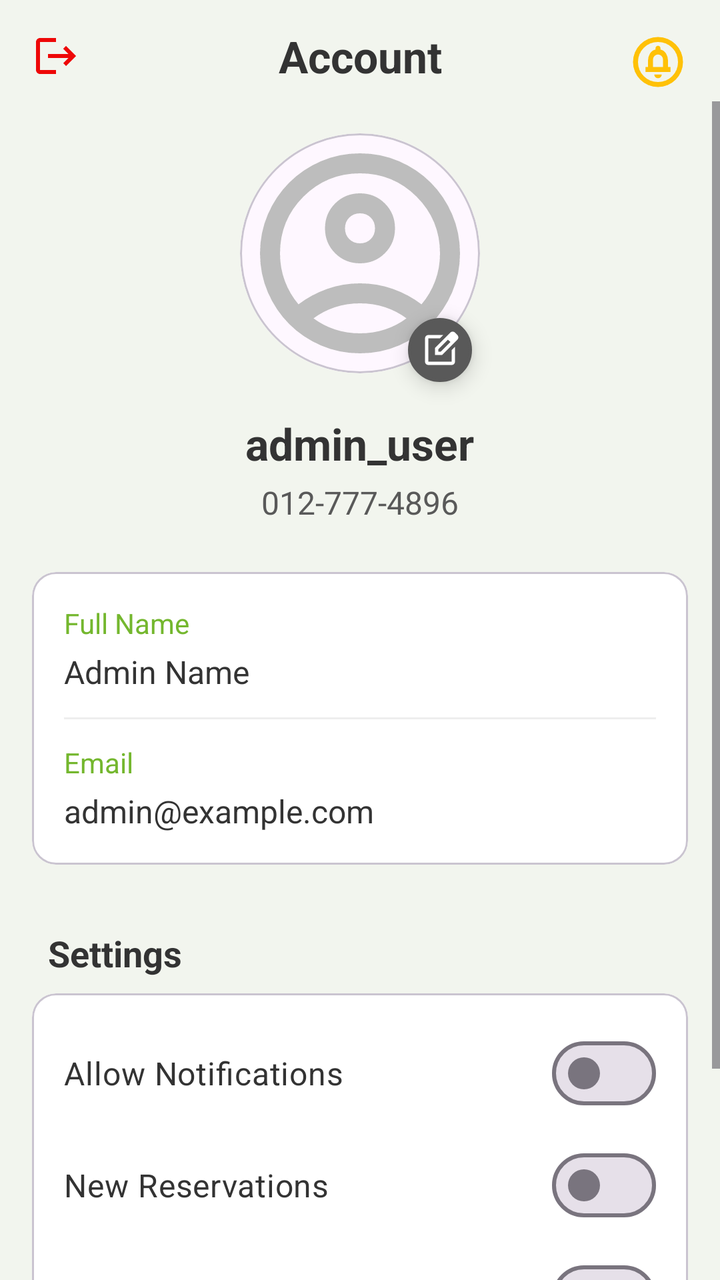
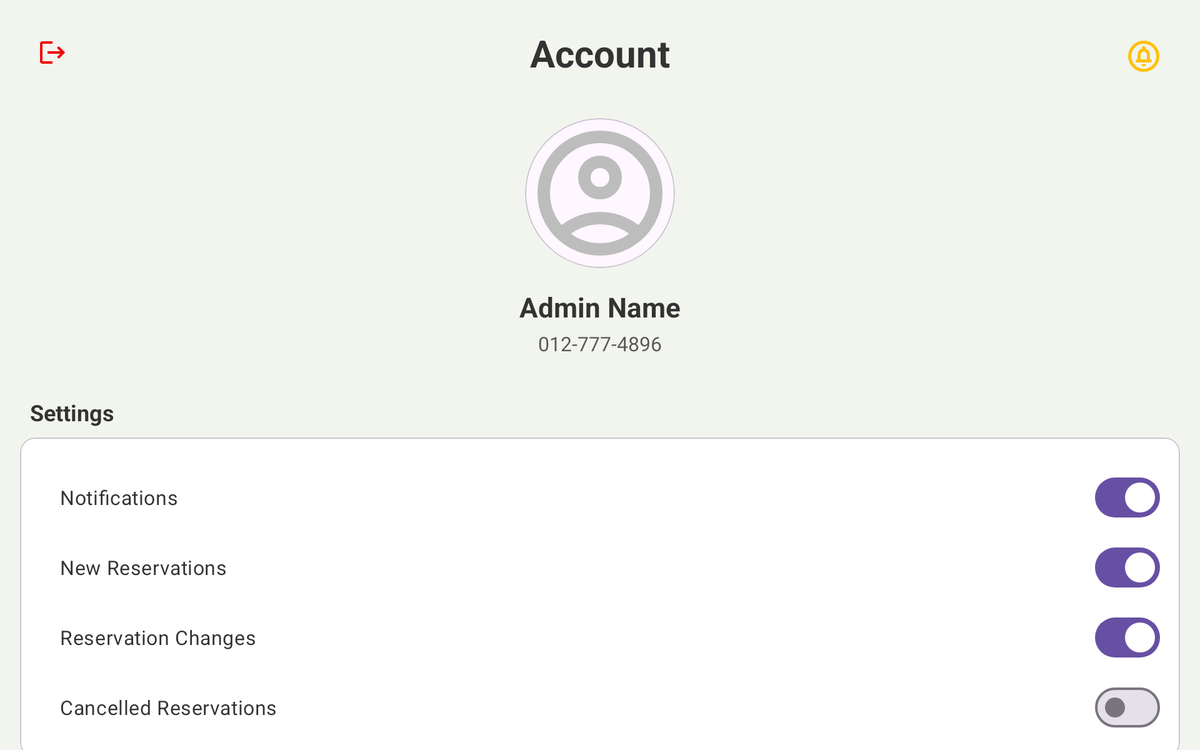

Compare how this app lays out the same screen by default and in its alternative resource folder. The renders come first, then the two layout files and the values they reference.
<!-- AndroidManifest.xml: application theme Theme.SE2_Restaurant_Management_Application -->
<!-- res/layout/fragment_staff_account.xml -->
<?xml version="1.0" encoding="utf-8"?>
<androidx.constraintlayout.widget.ConstraintLayout
    xmlns:android="http://schemas.android.com/apk/res/android"
    xmlns:app="http://schemas.android.com/apk/res-auto"
    xmlns:tools="http://schemas.android.com/tools"
    android:layout_width="match_parent"
    android:layout_height="match_parent"
    android:background="@color/app_background_light_green"
    tools:context=".ui.main.accounts.StaffAccountFragment">

    
    <ImageButton
        android:id="@+id/logoutButton"
        android:layout_width="wrap_content"
        android:layout_height="wrap_content"
        android:background="?attr/selectableItemBackgroundBorderless"
        android:contentDescription="Logout"
        android:padding="16dp"
        android:src="@drawable/ic_logout"
        app:layout_constraintStart_toStartOf="parent"
        app:layout_constraintTop_toTopOf="parent" />

    <TextView
        android:id="@+id/accountTitle"
        android:layout_width="wrap_content"
        android:layout_height="wrap_content"
        android:text="Account"
        android:textColor="@color/text_color_primary"
        android:textSize="22sp"
        android:textStyle="bold"
        app:layout_constraintBottom_toBottomOf="@id/logoutButton"
        app:layout_constraintEnd_toEndOf="parent"
        app:layout_constraintStart_toStartOf="parent"
        app:layout_constraintTop_toTopOf="@id/logoutButton" />

    <ImageButton
        android:id="@+id/notificationButton"
        android:layout_width="wrap_content"
        android:layout_height="wrap_content"
        android:background="?attr/selectableItemBackgroundBorderless"
        app:tint="@color/notification_icon_color"
        android:contentDescription="Notifications"
        android:padding="16dp"
        android:src="@drawable/ic_notification"
        app:layout_constraintEnd_toEndOf="parent"
        app:layout_constraintTop_toTopOf="parent" />

    
    <ScrollView
        android:layout_width="0dp"
        android:layout_height="0dp"
        android:layout_marginTop="8dp"
        app:layout_constraintTop_toBottomOf="@id/accountTitle"
        app:layout_constraintBottom_toBottomOf="parent"
        app:layout_constraintStart_toStartOf="parent"
        app:layout_constraintEnd_toEndOf="parent">

        <LinearLayout
            android:layout_width="match_parent"
            android:layout_height="wrap_content"
            android:orientation="vertical"
            android:gravity="center_horizontal"
            android:paddingBottom="24dp">

            
            <com.google.android.material.card.MaterialCardView
                android:id="@+id/profilePictureCard"
                android:layout_width="120dp"
                android:layout_height="120dp"
                android:layout_marginTop="16dp"
                app:cardCornerRadius="60dp">
                <ImageView
                    android:id="@+id/profileImageView"
                    android:layout_width="match_parent"
                    android:layout_height="match_parent"
                    android:scaleType="centerCrop"
                    android:src="@drawable/ic_person"
                    app:tint="#BDBDBD"/>
            </com.google.android.material.card.MaterialCardView>

            <ImageView
                android:id="@+id/editProfileIcon"
                android:layout_width="32dp"
                android:layout_height="32dp"
                android:src="@drawable/ic_edit"
                android:background="@drawable/circle_dark"
                android:padding="6dp"
                android:elevation="6dp"
                app:tint="@color/white"
                android:layout_marginTop="-28dp"
                android:layout_marginStart="40dp"/>

            <TextView
                android:id="@+id/userNameTextView"
                android:layout_width="wrap_content"
                android:layout_height="wrap_content"
                android:layout_marginTop="16dp"
                tools:text="admin_user"
                android:textColor="@color/text_color_primary"
                android:textSize="22sp"
                android:textStyle="bold" />

            <TextView
                android:id="@+id/userPhoneTextView"
                android:layout_width="wrap_content"
                android:layout_height="wrap_content"
                android:layout_marginTop="4dp"
                tools:text="012-777-4896"
                android:textColor="#595959"
                android:textSize="16sp" />

            <com.google.android.material.card.MaterialCardView
                android:id="@+id/personalInfoCard"
                android:layout_width="match_parent"
                android:layout_height="wrap_content"
                android:layout_marginHorizontal="16dp"
                android:layout_marginTop="24dp"
                app:cardCornerRadius="12dp"
                app:cardBackgroundColor="@color/white">

                <LinearLayout
                    android:layout_width="match_parent"
                    android:layout_height="wrap_content"
                    android:orientation="vertical"
                    android:padding="16dp">

                    
                    <TextView
                        android:layout_width="wrap_content"
                        android:layout_height="wrap_content"
                        android:text="Full Name"
                        android:textSize="14sp"
                        android:textColor="@color/text_color_secondary"/>
                    <TextView
                        android:id="@+id/userFullNameTextView"
                        android:layout_width="wrap_content"
                        android:layout_height="wrap_content"
                        android:layout_marginTop="4dp"
                        android:textSize="16sp"
                        android:textColor="@color/text_color_primary"
                        tools:text="Admin Name"/>

                    
                    <View
                        android:layout_width="match_parent"
                        android:layout_height="1dp"
                        android:background="#EEE"
                        android:layout_marginVertical="12dp"/>

                    
                    <TextView
                        android:layout_width="wrap_content"
                        android:layout_height="wrap_content"
                        android:text="Email"
                        android:textSize="14sp"
                        android:textColor="@color/text_color_secondary"/>
                    <TextView
                        android:id="@+id/userEmailTextView"
                        android:layout_width="wrap_content"
                        android:layout_height="wrap_content"
                        android:layout_marginTop="4dp"
                        android:textSize="16sp"
                        android:textColor="@color/text_color_primary"
                        tools:text="admin@example.com"/>
                </LinearLayout>
            </com.google.android.material.card.MaterialCardView>

            
            <TextView
                android:id="@+id/settingsTitle"
                android:layout_width="match_parent"
                android:layout_height="wrap_content"
                android:layout_marginStart="24dp"
                android:layout_marginEnd="24dp"
                android:layout_marginTop="32dp"
                android:text="Settings"
                android:textColor="@color/text_color_primary"
                android:textSize="18sp"
                android:textStyle="bold" />

            <com.google.android.material.card.MaterialCardView
                android:layout_width="match_parent"
                android:layout_height="wrap_content"
                android:layout_marginHorizontal="16dp"
                android:layout_marginTop="8dp"
                app:cardCornerRadius="12dp"
                app:cardBackgroundColor="@color/white">

                <LinearLayout
                    android:layout_width="match_parent"
                    android:layout_height="wrap_content"
                    android:orientation="vertical"
                    android:padding="16dp">

                    
                    <com.google.android.material.materialswitch.MaterialSwitch
                        android:id="@+id/notificationsSwitch"
                        android:layout_width="match_parent"
                        android:layout_height="wrap_content"
                        android:text="Allow Notifications"
                        android:textColor="@color/text_color_primary"
                        android:textSize="16sp" />

                    <com.google.android.material.materialswitch.MaterialSwitch
                        android:id="@+id/newReservationsSwitch"
                        android:layout_width="match_parent"
                        android:layout_height="wrap_content"
                        android:layout_marginTop="8dp"
                        android:text="New Reservations"
                        android:textColor="@color/text_color_primary"
                        android:textSize="16sp" />

                    <com.google.android.material.materialswitch.MaterialSwitch
                        android:id="@+id/reservationChangesSwitch"
                        android:layout_width="match_parent"
                        android:layout_height="wrap_content"
                        android:layout_marginTop="8dp"
                        android:text="Reservation Changes"
                        android:textColor="@color/text_color_primary"
                        android:textSize="16sp" />

                    <com.google.android.material.materialswitch.MaterialSwitch
                        android:id="@+id/cancelledReservationsSwitch"
                        android:layout_width="match_parent"
                        android:layout_height="wrap_content"
                        android:layout_marginTop="8dp"
                        android:text="Cancelled Reservations"
                        android:textColor="@color/text_color_primary"
                        android:textSize="16sp" />
                </LinearLayout>

            </com.google.android.material.card.MaterialCardView>

        </LinearLayout>
    </ScrollView>

</androidx.constraintlayout.widget.ConstraintLayout>
<!-- resources referenced by this layout -->
<resources>
  <color name="app_background_light_green">#F2F5EE</color>
  <color name="notification_icon_color">#FFC107</color>
  <color name="text_color_primary">#333333</color>
  <color name="text_color_secondary">#74B72E</color>
  <color name="white">#FFFFFFFF</color>
  <!-- drawable circle_dark (drawable) -->
  <?xml version="1.0" encoding="utf-8"?>
  <shape xmlns:android="http://schemas.android.com/apk/res/android"
      android:shape="oval">
      <solid android:color="#595959" />
      <stroke android:width="1.5dp" android:color="#595959" />
  </shape>
  <!-- drawable ic_edit (drawable) -->
  <vector xmlns:android="http://schemas.android.com/apk/res/android" android:height="24dp" android:tint="#1E1D1D" android:viewportHeight="960" android:viewportWidth="960" android:width="24dp">
        
      <path android:fillColor="@android:color/black" android:pathData="M200,840Q167,840 143.5,816.5Q120,793 120,760L120,200Q120,167 143.5,143.5Q167,120 200,120L557,120L477,200L200,200Q200,200 200,200Q200,200 200,200L200,760Q200,760 200,760Q200,760 200,760L760,760Q760,760 760,760Q760,760 760,760L760,482L840,402L840,760Q840,793 816.5,816.5Q793,840 760,840L200,840ZM480,480Q480,480 480,480Q480,480 480,480L480,480Q480,480 480,480Q480,480 480,480L480,480L480,480L480,480L480,480L480,480L480,480Q480,480 480,480Q480,480 480,480ZM360,600L360,430L727,63Q739,51 754,45Q769,39 784,39Q800,39 814.5,45Q829,51 841,63L897,120Q908,132 914,146.5Q920,161 920,176Q920,191 914.5,205.5Q909,220 897,232L530,600L360,600ZM841,176L841,176L785,120L785,120L841,176ZM440,520L496,520L728,288L700,260L671,232L440,463L440,520ZM700,260L671,232L671,232L700,260L728,288L728,288L700,260Z"/>
      
  </vector>
  <!-- drawable ic_logout (drawable) -->
  <vector xmlns:android="http://schemas.android.com/apk/res/android" android:autoMirrored="true" android:height="24dp" android:tint="#EE0707" android:viewportHeight="24" android:viewportWidth="24" android:width="24dp">
        
      <path android:fillColor="@android:color/white" android:pathData="M17,7l-1.41,1.41L18.17,11H8v2h10.17l-2.58,2.58L17,17l5,-5zM4,5h8V3H4c-1.1,0 -2,0.9 -2,2v14c0,1.1 0.9,2 2,2h8v-2H4V5z"/>
      
  </vector>
  <!-- drawable ic_notification (drawable) -->
  <vector xmlns:android="http://schemas.android.com/apk/res/android" android:height="30dp" android:tint="#1E1D1D" android:viewportHeight="960" android:viewportWidth="960" android:width="30dp">
        
      <path android:fillColor="@android:color/white" android:pathData="M480,740Q505,740 522.5,722.5Q540,705 540,680L420,680Q420,705 437.5,722.5Q455,740 480,740ZM280,640L680,640L680,560L640,560L640,456Q640,395 608.5,344.5Q577,294 520,280L520,260Q520,243 508.5,231.5Q497,220 480,220Q463,220 451.5,231.5Q440,243 440,260L440,280Q383,294 351.5,344.5Q320,395 320,456L320,560L280,560L280,640ZM400,560L400,440Q400,407 423.5,383.5Q447,360 480,360Q513,360 536.5,383.5Q560,407 560,440L560,560L400,560ZM480,880Q397,880 324,848.5Q251,817 197,763Q143,709 111.5,636Q80,563 80,480Q80,397 111.5,324Q143,251 197,197Q251,143 324,111.5Q397,80 480,80Q563,80 636,111.5Q709,143 763,197Q817,251 848.5,324Q880,397 880,480Q880,563 848.5,636Q817,709 763,763Q709,817 636,848.5Q563,880 480,880ZM480,800Q614,800 707,707Q800,614 800,480Q800,346 707,253Q614,160 480,160Q346,160 253,253Q160,346 160,480Q160,614 253,707Q346,800 480,800ZM480,480Q480,480 480,480Q480,480 480,480Q480,480 480,480Q480,480 480,480Q480,480 480,480Q480,480 480,480Q480,480 480,480Q480,480 480,480Z"/>
      
  </vector>
  <style name="Theme.SE2_Restaurant_Management_Application" parent="Base.Theme.SE2_Restaurant_Management_Application" />
  <style name="Base.Theme.SE2_Restaurant_Management_Application" parent="Theme.Material3.DayNight.NoActionBar">
          <item name="android:windowLightStatusBar">true</item>
          
      </style>
</resources>
<!-- res/layout-sw600dp-land/fragment_staff_account.xml (the repository's variant of the layout above) -->
<!-- drawn on a 7-inch tablet turned sideways -->
<?xml version="1.0" encoding="utf-8"?>
<androidx.constraintlayout.widget.ConstraintLayout xmlns:android="http://schemas.android.com/apk/res/android"
    xmlns:app="http://schemas.android.com/apk/res-auto"
    xmlns:tools="http://schemas.android.com/tools"
    android:layout_width="match_parent"
    android:layout_height="match_parent"
    android:background="@color/app_background_light_green"
    tools:context=".ui.staff.account.StaffAccountFragment">

    
    <ImageButton
        android:id="@+id/logoutButton"
        android:layout_width="wrap_content"
        android:layout_height="wrap_content"
        android:background="?attr/selectableItemBackgroundBorderless"
        android:contentDescription="Logout"
        android:padding="30dp"
        android:src="@drawable/ic_logout"
        app:layout_constraintStart_toStartOf="parent"
        app:layout_constraintTop_toTopOf="parent" />

    <TextView
        android:id="@+id/accountTitle"
        android:layout_width="wrap_content"
        android:layout_height="wrap_content"
        android:text="Account"
        android:textColor="@color/text_color_primary"
        android:textSize="30sp"
        android:textStyle="bold"
        app:layout_constraintBottom_toBottomOf="@id/logoutButton"
        app:layout_constraintEnd_toEndOf="parent"
        app:layout_constraintStart_toStartOf="parent"
        app:layout_constraintTop_toTopOf="@id/logoutButton" />

    <ImageButton
        android:id="@+id/notificationButton"
        android:layout_width="wrap_content"
        android:layout_height="wrap_content"
        android:background="?attr/selectableItemBackgroundBorderless"
        app:tint="@color/notification_icon_color"
        android:contentDescription="Notifications"
        android:padding="30dp"
        android:src="@drawable/ic_notification"
        app:layout_constraintEnd_toEndOf="parent"
        app:layout_constraintTop_toTopOf="parent" />

    
    <com.google.android.material.card.MaterialCardView
        android:id="@+id/profilePictureCard"
        android:layout_width="120dp"
        android:layout_height="120dp"
        android:layout_marginTop="32dp"
        app:cardCornerRadius="60dp"
        app:layout_constraintTop_toBottomOf="@id/accountTitle"
        app:layout_constraintStart_toStartOf="parent"
        app:layout_constraintEnd_toEndOf="parent">
        <ImageView
            android:id="@+id/profileImageView"
            android:layout_width="match_parent"
            android:layout_height="match_parent"
            android:scaleType="centerCrop"
            android:src="@drawable/ic_person"
            app:tint="#BDBDBD"/>

    </com.google.android.material.card.MaterialCardView>

    <TextView
        android:id="@+id/userNameTextView"
        android:layout_width="wrap_content"
        android:layout_height="wrap_content"
        android:layout_marginTop="16dp"
        android:text="Admin Name"
        android:textColor="@color/text_color_primary"
        android:textSize="22sp"
        android:textStyle="bold"
        app:layout_constraintTop_toBottomOf="@id/profilePictureCard"
        app:layout_constraintStart_toStartOf="parent"
        app:layout_constraintEnd_toEndOf="parent" />

    <TextView
        android:id="@+id/userPhoneTextView"
        android:layout_width="wrap_content"
        android:layout_height="wrap_content"
        android:layout_marginTop="4dp"
        android:text="012-777-4896"
        android:textColor="#595959"
        android:textSize="16sp"
        app:layout_constraintTop_toBottomOf="@id/userNameTextView"
        app:layout_constraintStart_toStartOf="parent"
        app:layout_constraintEnd_toEndOf="parent" />

    
    <TextView
        android:id="@+id/settingsTitle"
        android:layout_width="wrap_content"
        android:layout_height="wrap_content"
        android:layout_marginStart="24dp"
        android:layout_marginTop="32dp"
        android:text="Settings"
        android:textColor="@color/text_color_primary"
        android:textSize="18sp"
        android:textStyle="bold"
        app:layout_constraintStart_toStartOf="parent"
        app:layout_constraintTop_toBottomOf="@id/userPhoneTextView" />

    <com.google.android.material.card.MaterialCardView
        android:layout_width="0dp"
        android:layout_height="wrap_content"
        android:layout_marginHorizontal="16dp"
        android:layout_marginTop="8dp"
        app:cardCornerRadius="12dp"
        app:cardBackgroundColor="@color/white"
        app:layout_constraintTop_toBottomOf="@id/settingsTitle"
        app:layout_constraintStart_toStartOf="parent"
        app:layout_constraintEnd_toEndOf="parent">

        <LinearLayout
            android:layout_width="match_parent"
            android:layout_height="wrap_content"
            android:orientation="vertical"
            android:padding="16dp">

            <com.google.android.material.materialswitch.MaterialSwitch
                android:id="@+id/notificationsSwitch"
                android:layout_width="match_parent"
                android:layout_height="wrap_content"
                android:layout_marginStart="16dp"
                android:layout_marginTop="8dp"
                android:checked="true"
                android:text="Notifications"
                android:textColor="@color/text_color_primary"
                android:textSize="16sp" />

            <com.google.android.material.materialswitch.MaterialSwitch
                android:id="@+id/newReservationsSwitch"
                android:layout_width="match_parent"
                android:layout_height="wrap_content"
                android:layout_marginStart="16dp"
                android:layout_marginTop="8dp"
                android:checked="true"
                android:text="New Reservations"
                android:textColor="@color/text_color_primary"
                android:textSize="16sp" />

            <com.google.android.material.materialswitch.MaterialSwitch
                android:id="@+id/reservationChangesSwitch"
                android:layout_width="match_parent"
                android:layout_height="wrap_content"
                android:layout_marginStart="16dp"
                android:layout_marginTop="8dp"
                android:checked="true"
                android:text="Reservation Changes"
                android:textColor="@color/text_color_primary"
                android:textSize="16sp" />

            <com.google.android.material.materialswitch.MaterialSwitch
                android:id="@+id/cancelledReservationsSwitch"
                android:layout_width="match_parent"
                android:layout_height="wrap_content"
                android:layout_marginStart="16dp"
                android:layout_marginTop="8dp"
                android:checked="false"
                android:text="Cancelled Reservations"
                android:textColor="@color/text_color_primary"
                android:textSize="16sp" />
        </LinearLayout>

    </com.google.android.material.card.MaterialCardView>

</androidx.constraintlayout.widget.ConstraintLayout>
<!-- resources referenced by the variant -->
<!-- as a 7-inch tablet turned sideways resolves them -->
<resources>
  <color name="app_background_light_green">#F2F5EE</color>
  <color name="notification_icon_color">#FFC107</color>
  <color name="text_color_primary">#333333</color>
  <color name="white">#FFFFFFFF</color>
  <!-- drawable ic_logout (drawable) -->
  <vector xmlns:android="http://schemas.android.com/apk/res/android" android:autoMirrored="true" android:height="24dp" android:tint="#EE0707" android:viewportHeight="24" android:viewportWidth="24" android:width="24dp">
        
      <path android:fillColor="@android:color/white" android:pathData="M17,7l-1.41,1.41L18.17,11H8v2h10.17l-2.58,2.58L17,17l5,-5zM4,5h8V3H4c-1.1,0 -2,0.9 -2,2v14c0,1.1 0.9,2 2,2h8v-2H4V5z"/>
      
  </vector>
  <!-- drawable ic_notification (drawable) -->
  <vector xmlns:android="http://schemas.android.com/apk/res/android" android:height="30dp" android:tint="#1E1D1D" android:viewportHeight="960" android:viewportWidth="960" android:width="30dp">
        
      <path android:fillColor="@android:color/white" android:pathData="M480,740Q505,740 522.5,722.5Q540,705 540,680L420,680Q420,705 437.5,722.5Q455,740 480,740ZM280,640L680,640L680,560L640,560L640,456Q640,395 608.5,344.5Q577,294 520,280L520,260Q520,243 508.5,231.5Q497,220 480,220Q463,220 451.5,231.5Q440,243 440,260L440,280Q383,294 351.5,344.5Q320,395 320,456L320,560L280,560L280,640ZM400,560L400,440Q400,407 423.5,383.5Q447,360 480,360Q513,360 536.5,383.5Q560,407 560,440L560,560L400,560ZM480,880Q397,880 324,848.5Q251,817 197,763Q143,709 111.5,636Q80,563 80,480Q80,397 111.5,324Q143,251 197,197Q251,143 324,111.5Q397,80 480,80Q563,80 636,111.5Q709,143 763,197Q817,251 848.5,324Q880,397 880,480Q880,563 848.5,636Q817,709 763,763Q709,817 636,848.5Q563,880 480,880ZM480,800Q614,800 707,707Q800,614 800,480Q800,346 707,253Q614,160 480,160Q346,160 253,253Q160,346 160,480Q160,614 253,707Q346,800 480,800ZM480,480Q480,480 480,480Q480,480 480,480Q480,480 480,480Q480,480 480,480Q480,480 480,480Q480,480 480,480Q480,480 480,480Q480,480 480,480Z"/>
      
  </vector>
  <!-- drawable ic_person (drawable) -->
  <vector xmlns:android="http://schemas.android.com/apk/res/android" android:height="24dp" android:tint="#1E1D1D" android:viewportHeight="960" android:viewportWidth="960" android:width="24dp">
        
      <path android:fillColor="@android:color/white" android:pathData="M234,684Q285,645 348,622.5Q411,600 480,600Q549,600 612,622.5Q675,645 726,684Q761,643 780.5,591Q800,539 800,480Q800,347 706.5,253.5Q613,160 480,160Q347,160 253.5,253.5Q160,347 160,480Q160,539 179.5,591Q199,643 234,684ZM480,520Q421,520 380.5,479.5Q340,439 340,380Q340,321 380.5,280.5Q421,240 480,240Q539,240 579.5,280.5Q620,321 620,380Q620,439 579.5,479.5Q539,520 480,520ZM480,880Q397,880 324,848.5Q251,817 197,763Q143,709 111.5,636Q80,563 80,480Q80,397 111.5,324Q143,251 197,197Q251,143 324,111.5Q397,80 480,80Q563,80 636,111.5Q709,143 763,197Q817,251 848.5,324Q880,397 880,480Q880,563 848.5,636Q817,709 763,763Q709,817 636,848.5Q563,880 480,880ZM480,800Q533,800 580,784.5Q627,769 666,740Q627,711 580,695.5Q533,680 480,680Q427,680 380,695.5Q333,711 294,740Q333,769 380,784.5Q427,800 480,800ZM480,440Q506,440 523,423Q540,406 540,380Q540,354 523,337Q506,320 480,320Q454,320 437,337Q420,354 420,380Q420,406 437,423Q454,440 480,440ZM480,380Q480,380 480,380Q480,380 480,380Q480,380 480,380Q480,380 480,380Q480,380 480,380Q480,380 480,380Q480,380 480,380Q480,380 480,380ZM480,740Q480,740 480,740Q480,740 480,740Q480,740 480,740Q480,740 480,740Q480,740 480,740Q480,740 480,740Q480,740 480,740Q480,740 480,740Z"/>
      
  </vector>
  <style name="Theme.SE2_Restaurant_Management_Application" parent="Base.Theme.SE2_Restaurant_Management_Application" />
  <style name="Base.Theme.SE2_Restaurant_Management_Application" parent="Theme.Material3.DayNight.NoActionBar">
          <item name="android:windowLightStatusBar">true</item>
          
      </style>
</resources>
